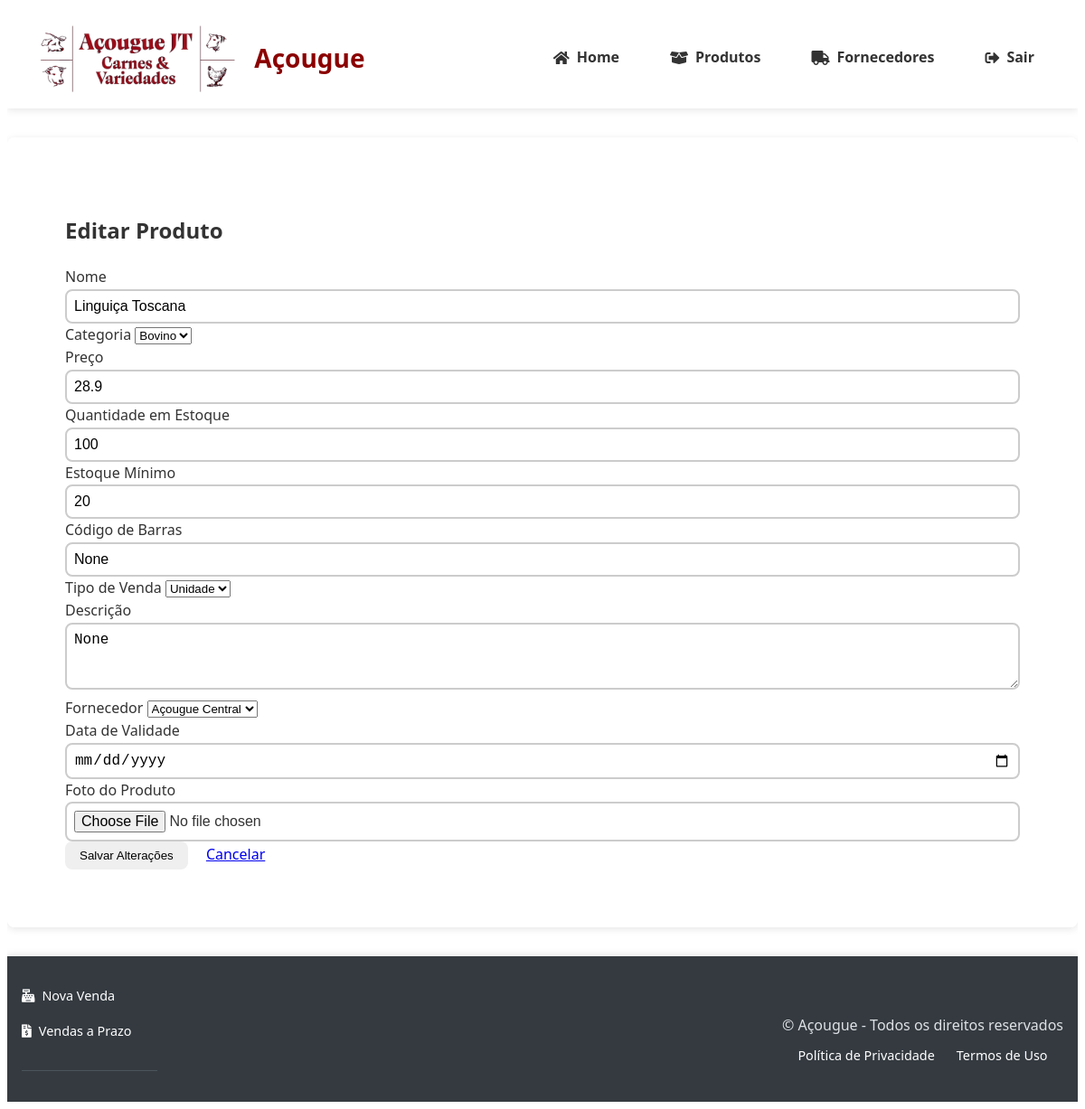
Page /produtos/editar/3 (signed in) on the earlier database version.
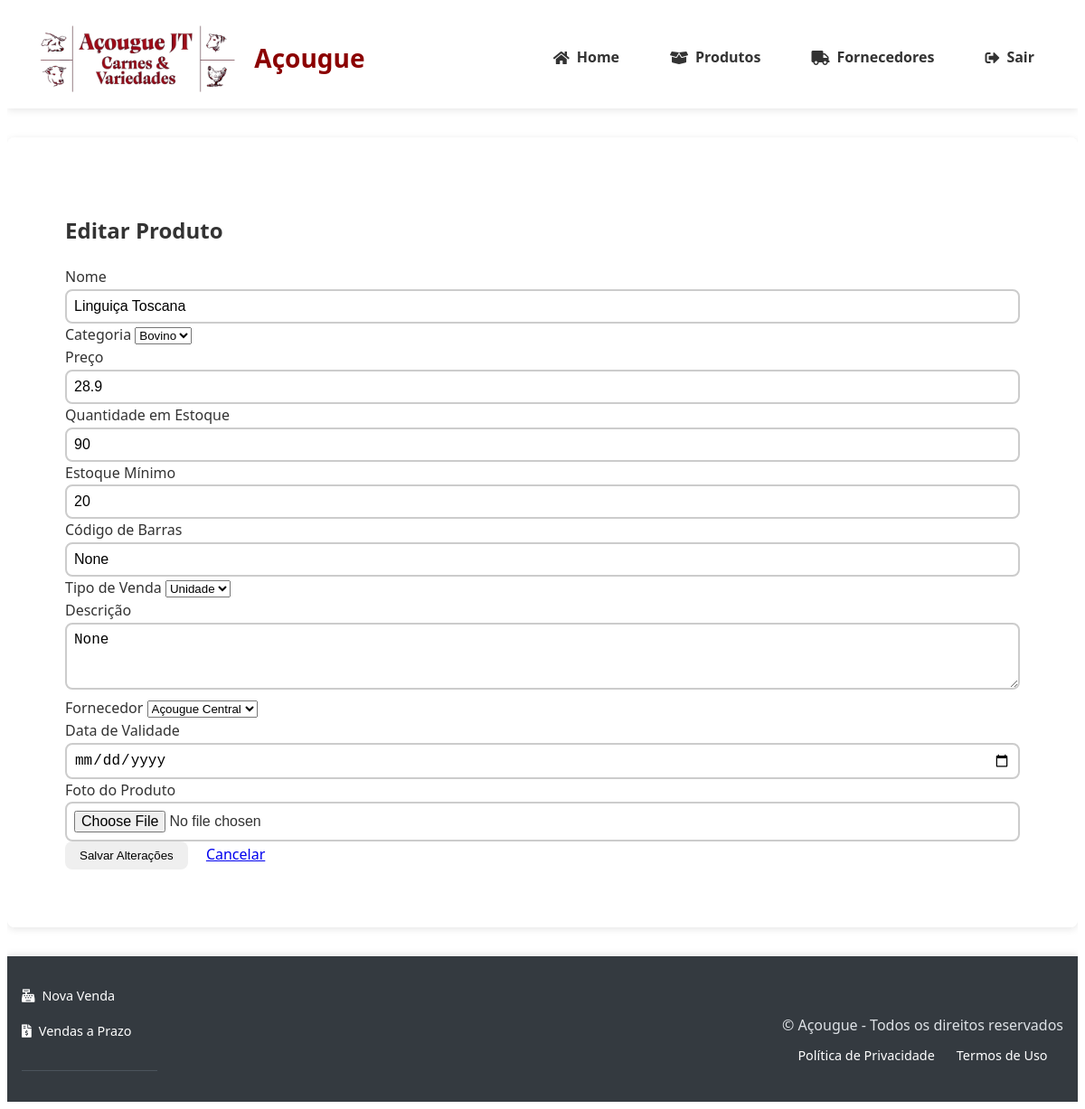
Same page on the later database version.
### tables this page shows
CREATE TABLE produtos (
                id INTEGER PRIMARY KEY AUTOINCREMENT,
                nome TEXT NOT NULL,
                descricao TEXT,
                categoria TEXT NOT NULL,
                preco DECIMAL(10,2) NOT NULL,
                quantidade INTEGER NOT NULL,
                estoque_minimo INTEGER DEFAULT 0,
                codigo_barras TEXT UNIQUE,
                foto TEXT,
                fornecedor_id INTEGER REFERENCES fornecedores(id) ON DELETE SET NULL,
                data_validade DATE,
                created_at TIMESTAMP DEFAULT CURRENT_TIMESTAMP,
                updated_at TIMESTAMP DEFAULT CURRENT_TIMESTAMP,
                tipo_venda TEXT NOT NULL DEFAULT 'unidade'
            );

CREATE TABLE fornecedores (
                id INTEGER PRIMARY KEY AUTOINCREMENT,
                nome TEXT NOT NULL,
                cnpj TEXT UNIQUE NOT NULL,
                contato TEXT NOT NULL,
                endereco TEXT
            );

### app.py (the view, shortened to what this page needs)
@app.route('/produtos/editar/<int:id>', methods=['GET', 'POST'])
@login_required
@role_required('gerente')
def editar_produto(id):
    produto = get_produto_by_id(id)
    if not produto:
        abort(404)
    return render_template('produtos/editar.html',
                         produto=produto,
                         fornecedores=get_fornecedores())

### banco_dados.py (called while the page is built)
@contextmanager
def get_db_connection():
    conn = sqlite3.connect(DB_PATH)
    conn.row_factory = sqlite3.Row
    conn.execute("PRAGMA foreign_keys = ON")
    try:
        yield conn
    finally:
        conn.close()

def get_produto_by_id(produto_id):
    with get_db_connection() as conn:
        cursor = conn.execute("SELECT * FROM produtos WHERE id = ?", (produto_id,))
        return cursor.fetchone()

def get_fornecedores(search=None):
    with get_db_connection() as conn:
        cursor = conn.cursor()
        query = "SELECT * FROM fornecedores"
        params = []
        if search:
            query += " WHERE nome LIKE ? OR cnpj LIKE ?"
            search_term = f"%{search}%"
            params.extend([search_term, search_term])
        query += " ORDER BY nome"
        cursor.execute(query, params)
        return [dict(row) for row in cursor.fetchall()]

### templates/produtos/editar.html (shortened to what this page needs)
{% extends "base.html" %}
{% block content %}
<div class="container mt-4">
    <h2>Editar Produto</h2>
    <form method="POST" enctype="multipart/form-data">
        <div class="row">
            <div class="col-md-6">
                <div class="mb-3">
                    <label class="form-label">Nome</label>
                    <input type="text" class="form-control" name="nome" value="{{ produto.nome }}" required>
                </div>
                <div class="mb-3">
                    <label class="form-label">Categoria</label>
                    <select class="form-select" name="categoria" required>
                        <option value="Bovino" {% if produto.categoria == 'Bovino' %}selected{% endif %}>Bovino</option>
                    </select>
                </div>
                <div class="mb-3">
                    <label class="form-label">Preço</label>
                    <input type="number" step="0.01" class="form-control" name="preco" value="{{ produto.preco }}" required>
                </div>
            </div>
            <div class="col-md-6">
                <div class="mb-3">
                    <label class="form-label">Quantidade em Estoque</label>
                    <input type="number" class="form-control" name="quantidade" value="{{ produto.quantidade }}" required>
                </div>
                <div class="mb-3">
                    <label class="form-label">Estoque Mínimo</label>
                    <input type="number" class="form-control" name="estoque_minimo" value="{{ produto.estoque_minimo }}">
                </div>
                <div class="mb-3">
                    <label class="form-label">Código de Barras</label>
                    <input type="text" class="form-control" name="codigo_barras" value="{{ produto.codigo_barras }}">
                </div>
                <div class="mb-3">
                    <label class="form-label">Tipo de Venda</label>
                    <select class="form-select" name="tipo_venda" required>
                        <option value="unidade" {% if produto.tipo_venda == 'unidade' %}selected{% endif %}>Unidade</option>
                    </select>
                </div>
            </div>
        </div>
        <div class="mb-3">
            <label class="form-label">Descrição</label>
            <textarea class="form-control" name="descricao" rows="3">{{ produto.descricao }}</textarea>
        </div>
        <div class="row">
            <div class="col-md-6">
                <div class="mb-3">
                    <label class="form-label">Fornecedor</label>
                    <select class="form-select" name="fornecedor_id">
                        {% for fornecedor in fornecedores %}
                        <option value="{{ fornecedor.id }}" {% if produto.fornecedor_id == fornecedor.id %}selected{% endif %}>
                            {{ fornecedor.nome }}
                        </option>
                        {% endfor %}
                    </select>
                </div>
            </div>
            <div class="col-md-6">
                <div class="mb-3">
                    <label class="form-label">Data de Validade</label>
                    <input type="date" class="form-control" name="data_validade" value="{{ produto.data_validade or '' }}">
                </div>
            </div>
        </div>
        <div class="mb-3">
            <label class="form-label">Foto do Produto</label>
            <input type="file" class="form-control" name="foto">
        </div>
        <div class="d-flex justify-content-between">
            <button type="submit" class="btn btn-primary">Salvar Alterações</button>
            <a href="{{ url_for('listar_produtos') }}" class="btn btn-secondary">Cancelar</a>
        </div>
    </form>
</div>
{% endblock %}

Differences in the rows shown:
changed produtos "Linguiça Toscana": quantidade "100" → "90"
